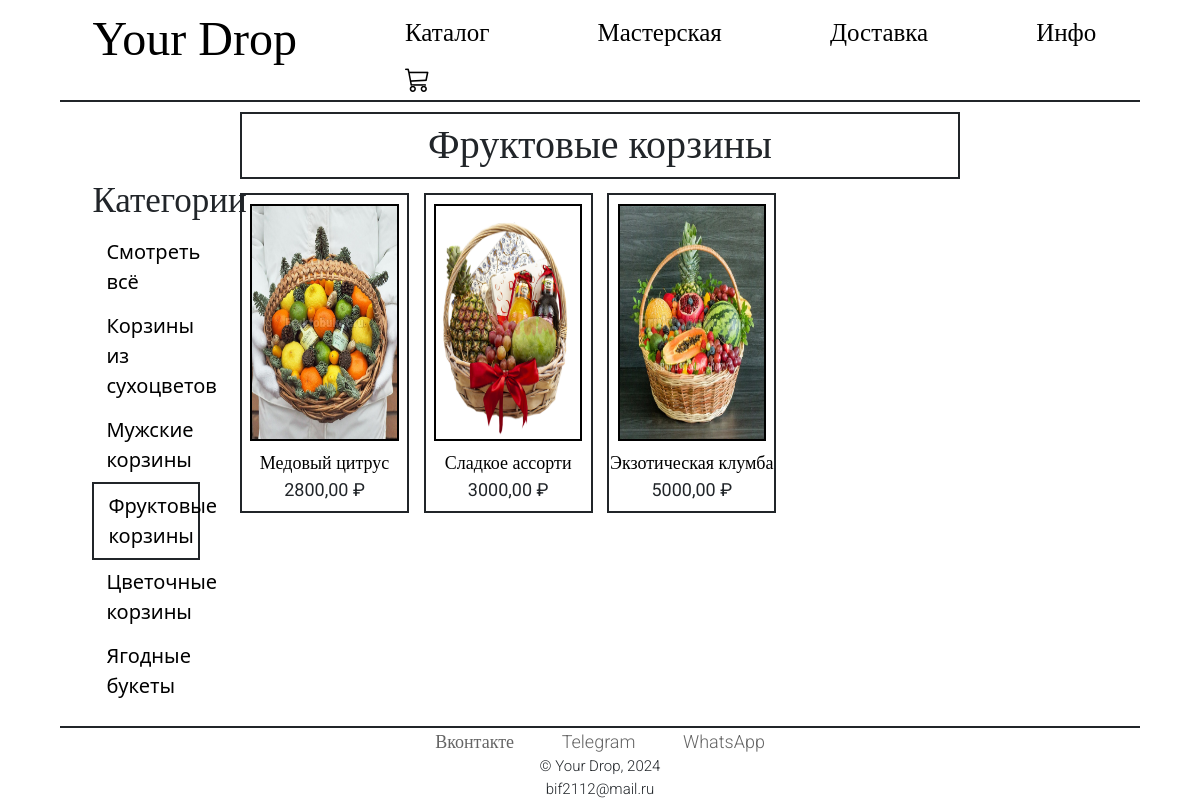
Screenshot of /shop/fruktovye-korziny/ with the database file from the repository.
### shop/models.py (models this page shows, shortened)
class Category(models.Model):
    name = models.CharField(max_length=200, db_index=True)
    slug = models.SlugField(max_length=200, db_index=True, unique=True)
    class Meta:
        ordering = ('name',)
        verbose_name = 'Категория'
        verbose_name_plural = 'Категории'
    def get_absolute_url(self):
        return reverse('shop:product_list_by_category',
                       args=[self.slug])

class Product(models.Model):
    category = models.ForeignKey(Category, related_name='products', on_delete=models.CASCADE)
    name = models.CharField(max_length=200, db_index=True)
    slug = models.SlugField(max_length=200, db_index=True)
    image = models.ImageField(upload_to='products/%Y/%m/%d', blank=True)
    description = models.TextField(blank=True)
    price = models.DecimalField(max_digits=10, decimal_places=2)
    stock = models.PositiveIntegerField()
    available = models.BooleanField(default=True)
    created = models.DateTimeField(auto_now_add=True)
    updated = models.DateTimeField(auto_now=True)
    class Meta:
        ordering = ('name',)
        index_together = (('id', 'slug'),)
    def get_absolute_url(self):
        return reverse('shop:product_detail',
                        args=[self.id, self.slug])

### shop/views.py (the view)
# urls.py: path('', views.product_list, name='product_list'),
def product_list(request, category_slug=None):
    category = None
    categories = Category.objects.all()
    products = Product.objects.filter(available=True)
    if category_slug:
        category = get_object_or_404(Category, slug=category_slug)
        products = products.filter(category=category)
    return render(request,
                  'shop/product/list.html',
                  {'category': category,
                   'categories': categories,
                   'products': products})

### shop/templates/shop/product/list.html (shortened to what this page needs)
{% extends "main/base.html" %}
{% load static %}
{% block content %}
    <div id="sidebar">
        <h3>Категории</h3>
        <ul>
            <li {% if not category %}class="selected"{% endif %}>
                <a href="{% url 'shop:product_list' %}">Смотреть всё</a>
            </li>
            {% for c in categories %}
                <li {% if category.slug == c.slug %}class="selected"{% endif %}>
                    <a href="{{ c.get_absolute_url }}">{{ c.name }}</a>
                </li>
            {% endfor %}
        </ul>
    </div>
    <div id="main" class="product-list">
        <div class="category">
        <h1>{% if category %}{{ category.name }}{% else %}Каталог{% endif %}</h1>
        </div>
        {% for product in products %}
            <div class="item">
                <a href="{{ product.get_absolute_url }}">
                    <img src="{% if product.image %}{{ product.image.url }}{% else %}{% static 'main/img/no_image.png' %}{% endif %}">
                </a>
                <a href="{{ product.get_absolute_url }}">{{ product.name }}</a><br>
                {{ product.price }} ₽
            </div>
        {% endfor %}
    </div>
{% endblock %}

### main/static/main/css/base.css (style rules this page uses)
html { height: 100%; }
body { margin:0; padding:0; height: 100%; }
h1, h2, h3, h4, h5 , h6 { font-family: 'Roboto'; font-style: normal; font-weight: 400; }
a { text-decoration:none; color:#5993bb; }
#sidebar { width: 16%; padding-top: 7%; padding-left: 3%; padding-right: 3%; float:left; }
#sidebar h3 { font-size: 35px; }
#sidebar ul { font-size: 20px; margin:0; padding:0; }
#sidebar ul li { margin:0; list-style:none; padding:7px 14px; }
#sidebar ul li a { color: #000000; display:block; }
#sidebar ul li.selected { border: 2px solid; }
#sidebar ul li.selected a { color:#000000; }
#main { float:left; width: 68%; overflow:hidden; font-family: 'Roboto'; font-style: normal; font-weight: 400; font-size: 18px; }
.category h1 { text-align: center; font-size: 40px; margin: 1% 1%; padding: 1% 1%; border: 2px solid; }
.product-list .item { margin: 1% 1%; width:23%; height: 40vh; float:left; text-align:center; border: 2px solid; }
.product-list .item a { color: #000000; }
.product-list .item img { width:90%; height: 75%; margin:5%; border: 2px solid; }

### rows the page displays
Category: name "Корзины из сухоцветов"
Category: name "Мужские корзины"
Category: name "Фруктовые корзины"
Category: name "Цветочные корзины"
Category: name "Ягодные букеты"
Product: image (picture), name "Медовый цитрус", price "2800,00"
Product: image (picture), name "Сладкое ассорти", price "3000,00"
Product: image (picture), name "Экзотическая клумба", price "5000,00"
